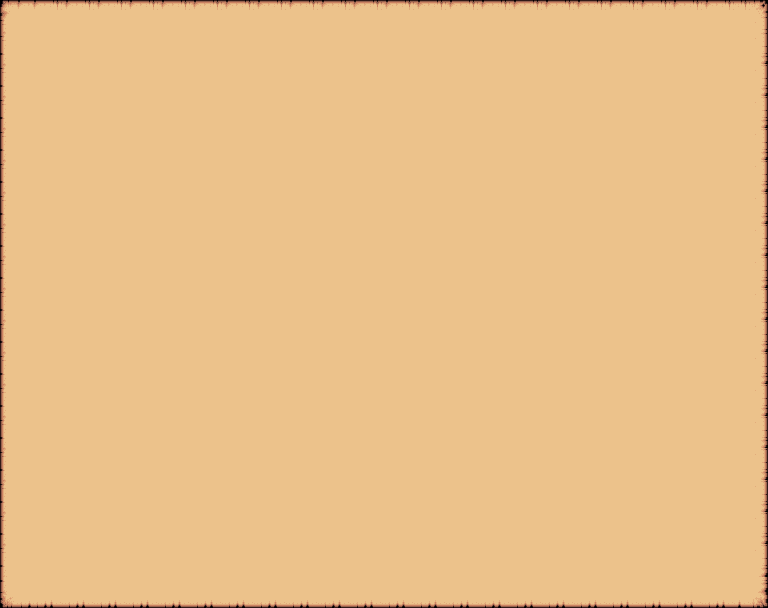

This game map was drawn from its Tiled (.tmx) file and the tilesets committed beside it. A one-line description and the trimmed map source follow:
An orthogonal 24x19 tile map with 32x32 px tiles, 1 tile layer (Tile Layer 1), 2 tilesets.

<map version="1.2" tiledversion="1.3.3" orientation="orthogonal" renderorder="right-down" width="24" height="19" tilewidth="32" tileheight="32" infinite="0" nextlayerid="3" nextobjectid="1">
 <tileset firstgid="1" source="base.tsx" />
 <tileset firstgid="1065" source="interface-tiles.tsx" />
 <layer id="1" name="Tile Layer 1" width="24" height="19">
  <data>[456 cells, 456 non-empty, 9 distinct tile ids]</data>
 </layer>
</map>
